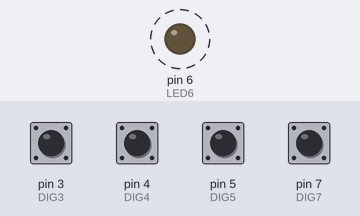
A sketch run on a simulated Arduino Uno, built with avr-gcc and run on an emulated ATmega328P. On the bench: output pins drawn as LEDs (lit = HIGH). Dashed ring = blinking. The test bench sets the inputs (shaded band); at power-on: pin 3 (DIG3), pin 4 (DIG4), pin 5 (DIG5), pin 7 (DIG7) HIGH. What the sketch prints to the serial monitor is not drawn.

Above: at 0.2 s.
Timing chart, 0 to 3.0 s (numbered marks = the images above):
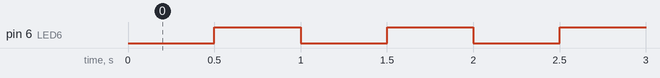

Measured:
- by itself, pin 6 (LED6): alternates HIGH for 0.50 s and LOW for 0.50 s

The sketch:

Blink_Inputs_for_VVVV_Nanode_STI_20160515.ino
```cpp
/*
  For NANODE 5, I.Steiner, 15.5.2016
  Read 4 digital inputs on DIG3, DIG4, DIG5 and DIG7
  and blink LED on DIG6 - in build led
  and send digital input values to serial line for VVVV.
 */
// define digital inputs: DIG3..DIG7
#define DIG3 3
#define DIG4 4
#define DIG5 5
#define DIG7 7

// define digital output in-build led: LED6
#define LED6 6

void setup() {
  // initialize the digital pin as an output and inputs.
  pinMode(LED6, OUTPUT);          // Pin 6 has an LED connected on most Arduino boards

  pinMode(DIG3, INPUT);           // set pin to input
  digitalWrite(DIG3, HIGH);       // turn on pullup resistors
  pinMode(DIG4, INPUT);           // set pin to input
  digitalWrite(DIG4, HIGH);       // turn on pullup resistors
  pinMode(DIG5, INPUT);           // set pin to input
  digitalWrite(DIG5, HIGH);       // turn on pullup resistors
  pinMode(DIG7, INPUT);           // set pin to input
  digitalWrite(DIG7, HIGH);       // turn on pullup resistors
  // initialize serial communications at 57600 bps:
  Serial.begin(57600);
}

int dig3val, dig4val, dig5val, dig7val;
unsigned long previousMillis = 0;        // will store last time LED was updated
const long interval = 500;           // interval at which to blink (milliseconds)
int ledState = LOW;               // ledState used to set the LED

void loop() {
  dig3val=digitalRead(DIG3);
  dig4val=digitalRead(DIG4);
  dig5val=digitalRead(DIG5);
  dig7val=digitalRead(DIG7);
//  Serial.print(dig3val);
//  Serial.print(dig4val);
//  Serial.print(dig5val);
//  Serial.println(dig7val);

  unsigned long currentMillis = millis();
  if (currentMillis - previousMillis >= interval) {
    // save the last time you blinked the LED
    previousMillis = currentMillis;

    // if the LED is off turn it on and vice-versa:
    if (ledState == LOW) {
      ledState = HIGH;
    } else {
      ledState = LOW;
    }
    // set the LED with the ledState of the variable:
    digitalWrite(LED6, ledState);
    // write values to serial output for VVVV
    Serial.print("<input1>");     //first button
    Serial.print(!dig3val);
    Serial.println("</input1>");
    Serial.print("<input2>");     //second button
    Serial.print(!dig4val);
    Serial.println("</input2>");
    Serial.print("<input3>");     //third button
    Serial.print(!dig5val);
    Serial.println("</input3>");
    Serial.print("<input4>");     //fourth button
    Serial.print(!dig7val);
    Serial.println("</input4>");
  }
}
```
